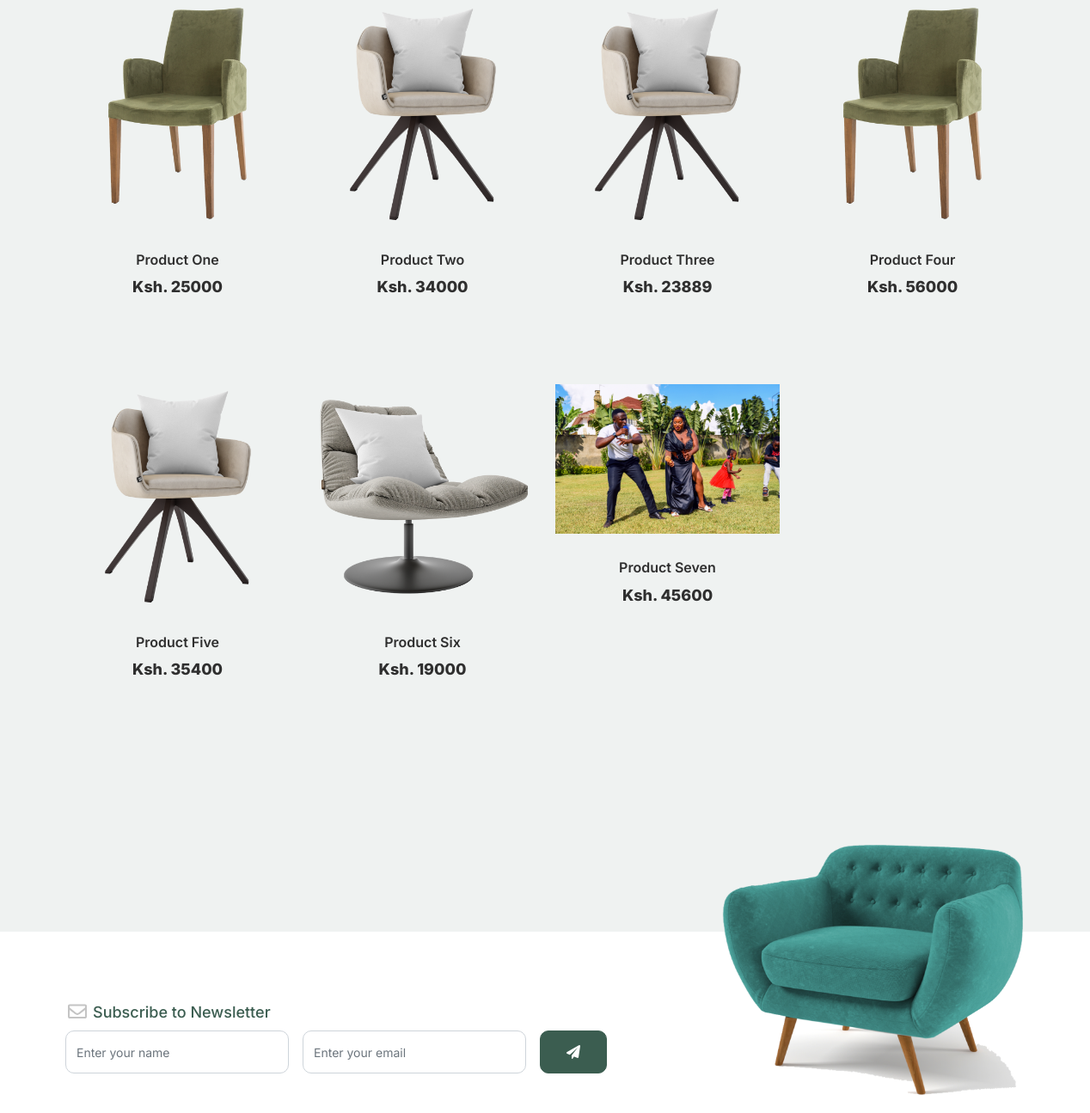
The page /shop (middle part) on the database as committed earlier.
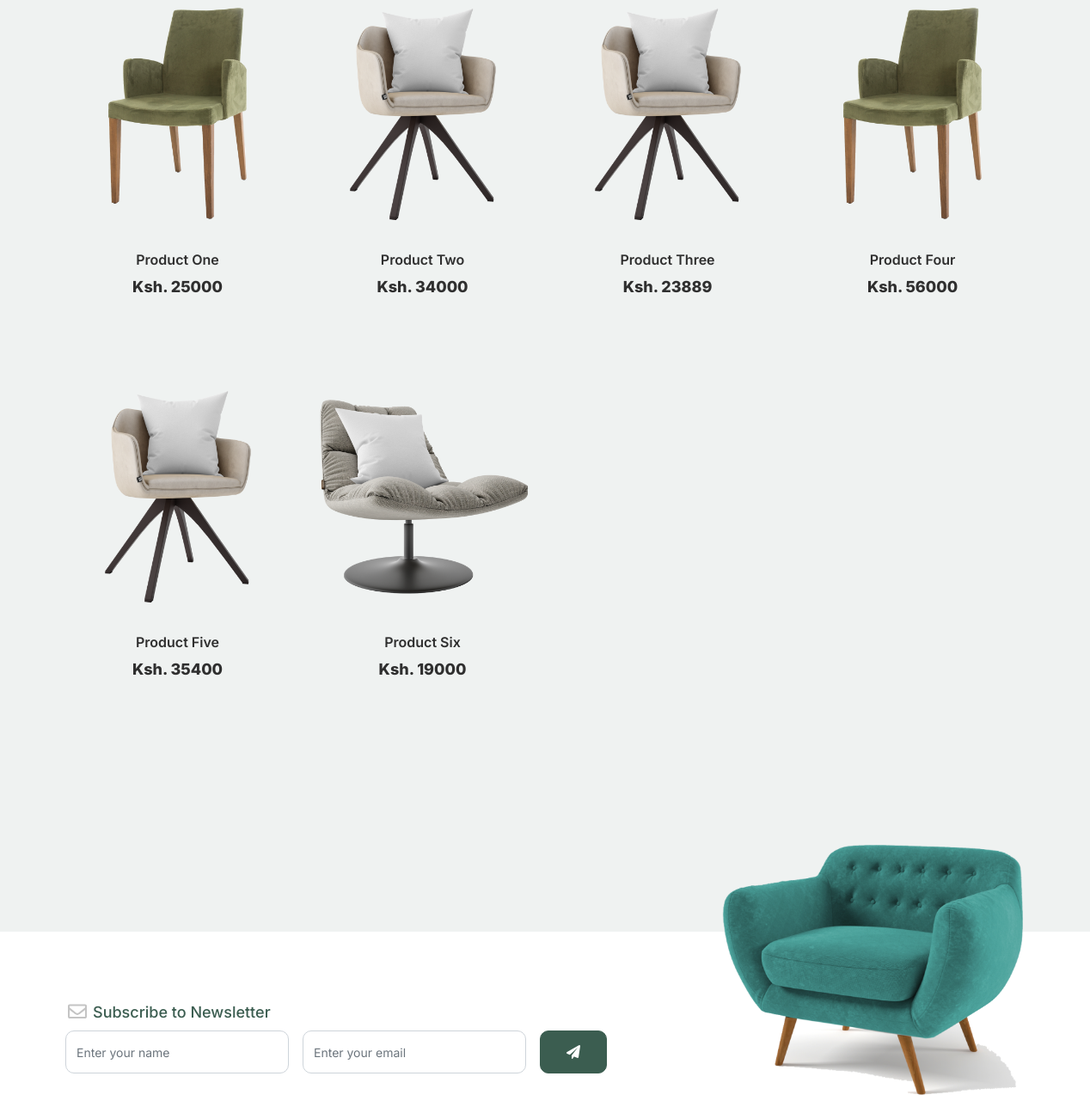
The same page on the database as committed later.
### client/models.py (models this page shows, shortened)
class Product(models.Model):
    name = models.CharField(max_length=60, blank=False, null=False)
    price = models.IntegerField()
    description = models.TextField()
    image = models.ImageField(upload_to="uploads/products", default="uploads/products/profile.png")

### client/views.py (the view)
# urls.py: path('shop', views.shop, name="Shop"),
def shop(request):
    product = Product.objects.all()
    return render(request, 'shop.html', {'navbar': 'shop', 'product': product})

### client/templates/shop.html (shortened to what this page needs)
{% extends 'layout.html' %}
{% load static %}
{% block section %}
		<div class="untree_co-section product-section before-footer-section">
		    <div class="container">
		      	<div class="row">
                    {% for product in product %}
					<div class="col-12 col-md-4 col-lg-3 mb-5">
						<a class="product-item" href="#">
							<img src="media/{{ product.image }}" class="img-fluid product-thumbnail" alt="{{ product.image }}">
							<h3 class="product-title">{{ product.name}}</h3>
							<strong class="product-price">Ksh. {{ product.price }}</strong>
						</a>
					</div>
                    {% endfor %}
		      	</div>
		    </div>
		</div>
{% endblock %}

### client/templates/layout.html (shortened to what this page needs)
{% load static %}
<!doctype html>
<html lang="en">
<head>
		<link href="{% static 'css/bootstrap.min.css' %}" rel="stylesheet">
		<link href="https://cdnjs.cloudflare.com/ajax/libs/font-awesome/6.0.0-beta3/css/all.min.css" rel="stylesheet">
		<link href="{% static 'css/tiny-slider.css' %}" rel="stylesheet">
		<link href="{% static 'css/style.css'%}" rel="stylesheet">
	</head>
	<body>
        {% block section %}
        {% endblock %}
		<footer class="footer-section">
			<div class="container relative">
				<div class="sofa-img">
					<img src="{% static 'images/sofa.png' %}" alt="Image" class="img-fluid">
				</div>
				<div class="row">
					<div class="col-lg-8">
						<div class="subscription-form">
							<h3 class="d-flex align-items-center"><span class="me-1"><img src="{% static 'images/envelope-outline.svg' %}" alt="Image" class="img-fluid"></span><span>Subscribe to Newsletter</span></h3>
							<form action="#" class="row g-3">
								<div class="col-auto">
									<input type="text" class="form-control" placeholder="Enter your name">
								</div>
								<div class="col-auto">
									<input type="email" class="form-control" placeholder="Enter your email">
								</div>
								<div class="col-auto">
									<button class="btn btn-primary">
										<span class="fa fa-paper-plane"></span>
									</button>
								</div>
							</form>
						</div>
					</div>
				</div>
				<div class="row g-5 mb-5">
				</div>
			</div>
		</footer>
	</body>
</html>

### client/static/css/style.css (style rules this page uses)
body { overflow-x: hidden; position: relative; }
body { font-family: "Inter", sans-serif; font-weight: 400; line-height: 28px; color: #6a6a6a; font-size: 14px; background-color: #eff2f1; }
a { text-decoration: none; -webkit-transition: .3s all ease; -o-transition: .3s all ease; transition: .3s all ease; color: #2f2f2f; text-decoration: underline; }
.btn { font-weight: 600; padding: 12px 30px; border-radius: 30px; color: #ffffff; background: #2f2f2f; border-color: #2f2f2f; }
.btn.btn-primary { background: #3b5d50; border-color: #3b5d50; }
.product-section { padding: 7rem 0; }
.product-section .product-item { text-align: center; text-decoration: none; display: block; position: relative; padding-bottom: 50px; cursor: pointer; }
.product-section .product-item .product-thumbnail { margin-bottom: 30px; position: relative; top: 0; -webkit-transition: .3s all ease; -o-transition: .3s all ease; transition: .3s all ease; }
.product-section .product-item h3 { font-weight: 600; font-size: 16px; }
.product-section .product-item strong { font-weight: 800 !important; font-size: 18px !important; }
.product-section .product-item h3, .product-section .product-item strong { color: #2f2f2f; text-decoration: none; }
.product-section .product-item:before { bottom: 0; left: 0; right: 0; position: absolute; content: ""; background: #dce5e4; height: 0%; z-index: -1; border-radius: 10px; -webkit-transition: .3s all ease; -o-transition: .3s all ease; transition: .3s all ease; }
.before-footer-section { padding: 7rem 0 12rem 0 !important; }
.footer-section { padding: 80px 0; background: #ffffff; }
.footer-section .relative { position: relative; }
.footer-section .subscription-form { margin-bottom: 40px; position: relative; z-index: 2; margin-top: 100px; }
@media (min-width: 992px) { .footer-section .subscription-form { margin-top: 0px; margin-bottom: 80px; } }
.footer-section .subscription-form h3 { font-size: 18px; font-weight: 500; color: #3b5d50; }
.footer-section .subscription-form .form-control { height: 50px; border-radius: 10px; font-family: "Inter", sans-serif; }
.footer-section .subscription-form .btn { border-radius: 10px !important; }
.footer-section .sofa-img { position: absolute; top: -200px; z-index: 1; right: 0; }
.footer-section .sofa-img img { max-width: 380px; }
.untree_co-section { padding: 7rem 0; }
.form-control { height: 50px; border-radius: 10px; font-family: "Inter", sans-serif; }

Rows that differ between the two databases and show on the page:
removed Product: image (picture), name "Product Seven", price "45600"
